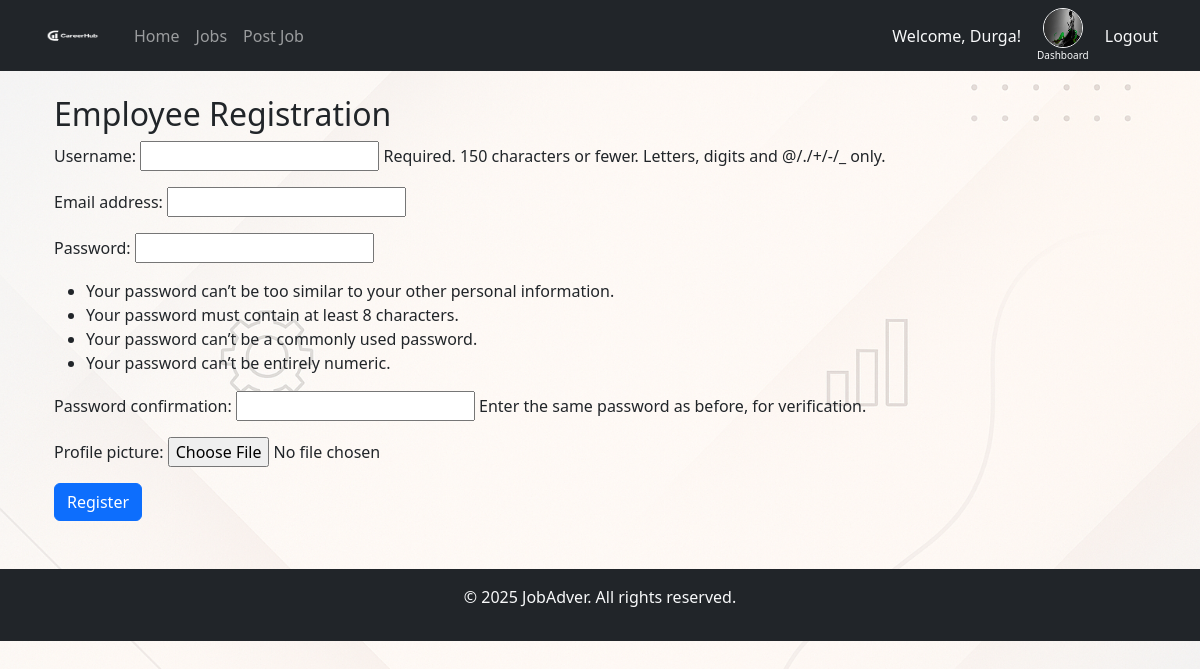
Page /register/employee/ (signed in) on the committed database.
### job_app/models.py (models this page shows, shortened)
class CustomUser(AbstractUser):
    USER_TYPE_CHOICES = (
        ('employer', 'Employer'),
        ('employee', 'Employee'),
    )
    user_type = models.CharField(max_length=10, choices=USER_TYPE_CHOICES, default='employee')

class Profile(models.Model):
    USER_TYPE_CHOICES = (
        ('employee', 'Employee'),
        ('employer', 'Employer'),
    )
    user = models.OneToOneField(settings.AUTH_USER_MODEL, on_delete=models.CASCADE)
    user_type = models.CharField(max_length=20, choices=USER_TYPE_CHOICES)
    profile_picture = models.ImageField(upload_to='profile_pics/', null=True, blank=True)

### job_app/views.py (the view)
# urls.py: path('register/employee/', employee_register, name='employee_register'),
def employee_register(request):
    if request.method == 'POST':
        form = EmployeeRegistrationForm(request.POST, request.FILES)
        if form.is_valid():
            user = form.save()
            profile_picture = form.cleaned_data.get('profile_picture')
            Profile.objects.create(user=user, profile_picture=profile_picture,user_type='employee')
            login(request, user)
            return redirect('home')
    else:
        form = EmployeeRegistrationForm()
    return render(request, 'job_app/employee_register.html', {'form': form})

### job_app/forms.py (shortened to what this page needs)
class EmployeeRegistrationForm(UserCreationForm):
    profile_picture = forms.ImageField(required=False)
    class Meta:
        model = CustomUser
        fields = ['username', 'email', 'password1', 'password2','profile_picture']

### job_app/templates/job_app/employee_register.html (shortened to what this page needs)
{% extends 'job_app/base.html' %}
{% block content %}
<div class="container">
    <h2>Employee Registration</h2>
    <form method="POST" enctype="multipart/form-data">
        {{ form.as_p }}
        <button type="submit" class="btn btn-primary">Register</button>
    </form>
</div>
{% endblock %}

### job_app/templates/job_app/base.html (shortened to what this page needs)
<!DOCTYPE html>
<html lang="en">
<head>
    <link href="https://cdn.jsdelivr.net/npm/bootstrap@5.3.0/dist/css/bootstrap.min.css" rel="stylesheet">
    {% load static %}
    <link rel="stylesheet" type="text/css" href="{% static 'css/style.css' %}">
</head>
<body>
<nav class="navbar navbar-expand-lg navbar-dark bg-dark">
    <div class="container">
        <a class="navbar-brand d-flex align-items-center" href="/">
            <img src="{% static 'images/logo.png' %}" alt="CareerHub Logo" width="60" height="40" class="me-2">
        </a>
        <div class="collapse navbar-collapse" id="navbarNav">
            <ul class="navbar-nav me-auto">
                <li class="nav-item"><a class="nav-link" href="/">Home</a></li>
                <li class="nav-item"><a class="nav-link" href="/jobs/">Jobs</a></li>
                {% if user.is_authenticated and user.user_type == 'employer' %}
                    <li class="nav-item"><a class="nav-link" href="{% url 'post_job' %}">Post Job</a></li>
                {% endif %}
            </ul>
            {% if user.is_authenticated %}
            <div class="d-flex align-items-center">
                <span class="text-light me-3">Welcome, {{ user.username }}!</span>
                {% if user.profile.profile_picture %}
                <div class="d-flex flex-column align-items-center">
                    <a href="{% url 'dashboard' %}" class="nav-link p-0">
                        <img src="{{ user.profile.profile_picture.url }}" alt="Profile Picture"
                             class="rounded-circle border border-light" width="40" height="40">
                    </a>
                    <small class="text-light" style="font-size: 10px;">Dashboard</small>
                </div>
                {% endif %}
                <a class="nav-link text-light ms-3" href="#"
                onclick="event.preventDefault();
                         if (confirm('Are you sure you want to log out?')) {
                             document.getElementById('logout-form').submit();
                         }">
                 Logout
             </a>
         </div>
            {% else %}
            <ul class="navbar-nav">
                <li class="nav-item"><a class="nav-link" href="{% url 'login' %}">Login</a></li>
                <li class="nav-item"><a class="nav-link" href="{% url 'register' %}">Signup!</a></li>
            </ul>
            {% endif %}
        </div>
    </div>
</nav>
 <div class="container mt-4">
    {% block content %}{% endblock %}
</div>
<footer class="bg-dark text-light text-center p-3 mt-5">
    <p>&copy; 2025 JobAdver. All rights reserved.</p>
</footer>
</body>
</html>

### job_app/static/css/style.css (style rules this page uses)
body { background-image: url('/static/images/baground.png'); background-size: cover; background-repeat: no-repeat; background-attachment: fixed; }

### rows in the picture
CustomUser: username "Durga", profile.profile_picture (picture)
